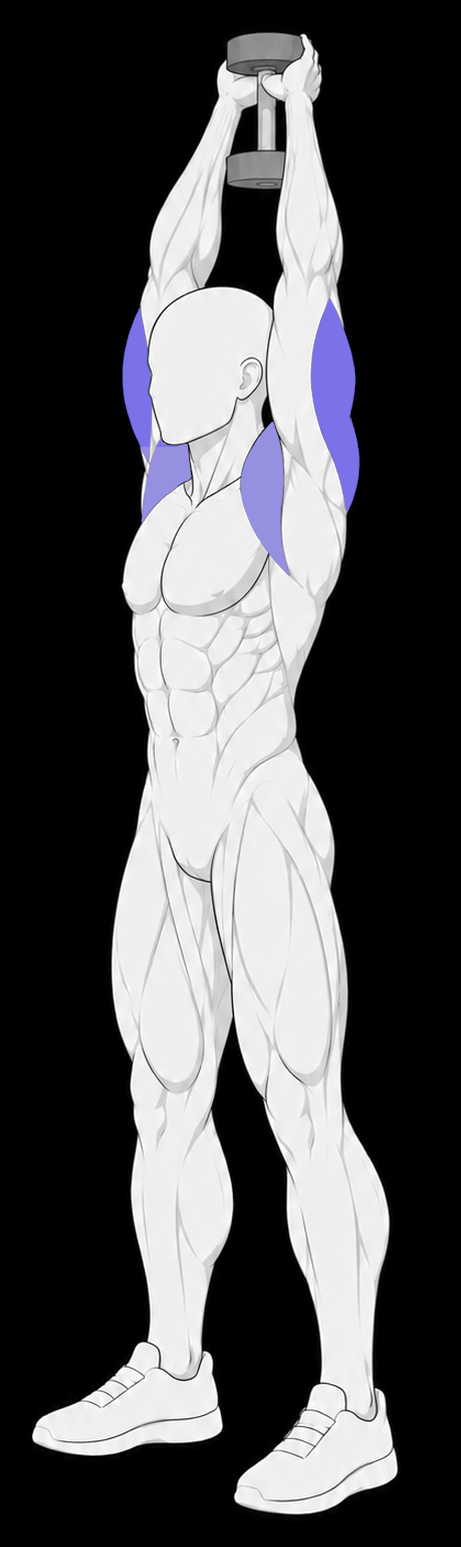
#> input picture docs/exercise-art/sources/overhead-extension/2026-10-15/draft/1-framed.png, 461 x 1547 px, given in place of top-candidate-colours.png, which was not available
$ python prepare_review.py
#> lines starting #> are read from the running program, lines starting #| are printed output that depends on the picture; pictures that were not available may be replaced by others from this repository, and a replacement may not be noted
"""Stage a retained two-endpoint candidate; does not register or accept it."""
from pathlib import Path
import hashlib
import json
import shutil
import numpy as np
from PIL import Image

HERE=Path(__file__).resolve().parent
draft=HERE/'draft'
(draft/'frames').mkdir(parents=True,exist_ok=True)
inputs={1:HERE/'top-candidate-colours.png',4:HERE.parent/'4-standing-master-v1.png'}
images={key:Image.open(path).convert('RGB') for key,path in inputs.items()}
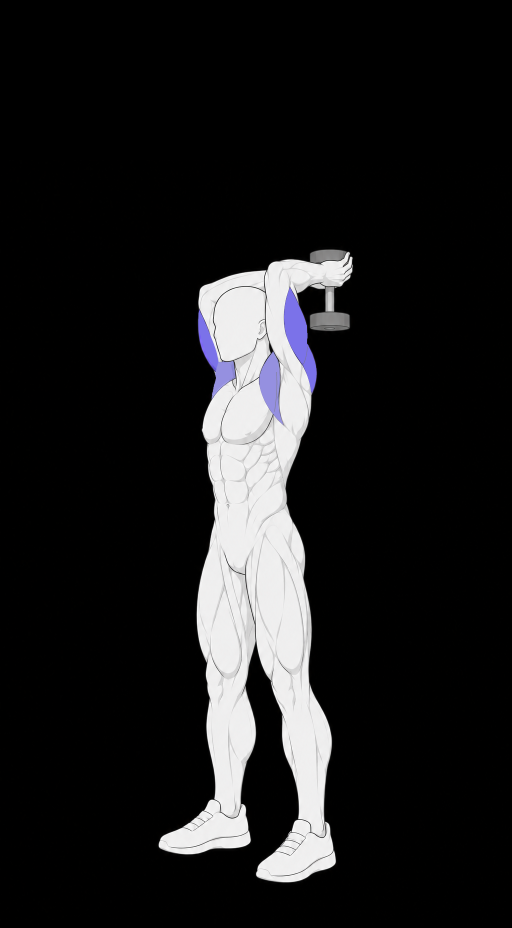
#> input picture docs/exercise-art/sources/overhead-extension/2026-10-15/originals/4-standing-master-v1.png, 1024 x 1856 px, found by its file name (shown at 1/2 size)
#> images = 2 items
bounds=[]
for image in images.values():
    yy,xx=np.where(np.asarray(image).max(axis=2)>14)
    bounds.append([int(xx.min()),int(yy.min()),int(xx.max())+1,int(yy.max())+1])
#> this loop made 2 passes
#> after the loop, bounds = [[32, 32, 398, 1515], [316, 498, 706, 1766]]
crop=[max(0,min(b[0] for b in bounds)-32),max(0,min(b[1] for b in bounds)-32),
      min(1024,max(b[2] for b in bounds)+32),min(1856,max(b[3] for b in bounds)+32)]
#> crop = [0, 0, 738, 1798]
for pose,image in images.items():
    framed=image.crop(crop)
    framed.save(draft/f'{pose}-framed.png')
#> this loop made 2 passes
#> pose on passes 1 to 2: 1, 4
#> pass 1, `framed=image.crop(crop)`:
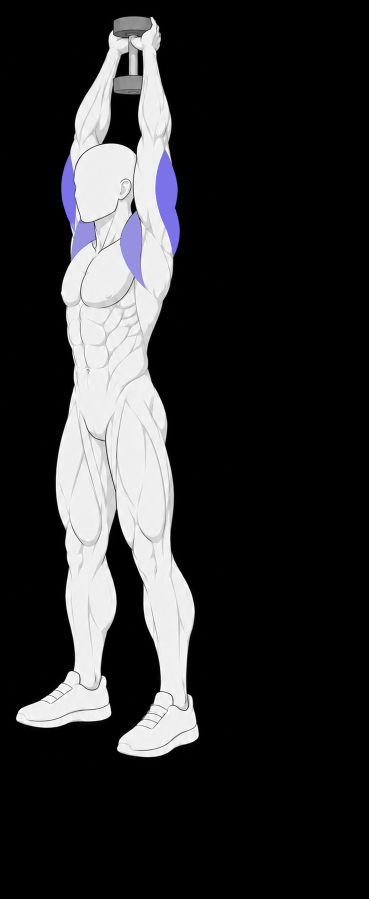
#> framed: PIL image 738x1798 RGB (shown at 1/2 size); mean R, G, B 44, 43.7, 44.9
#> pass 2, `framed=image.crop(crop)`:
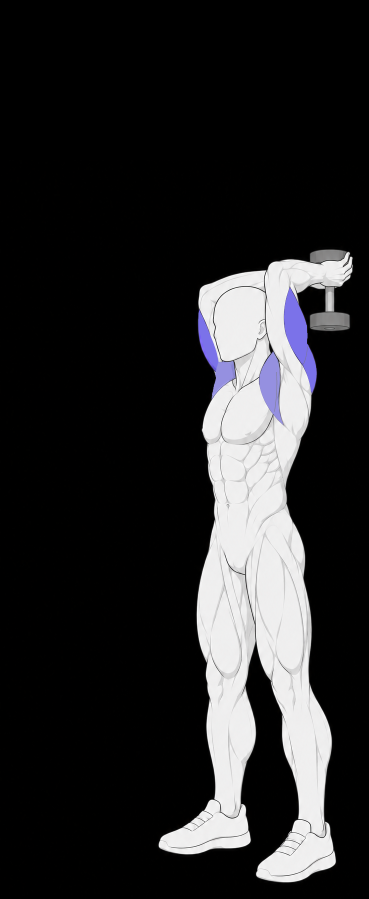
#> framed: PIL image 738x1798 RGB (shown at 1/2 size); mean R, G, B 39.9, 39.7, 40.8
order=[1,1,4,4,1,1]
frame_hashes={}
for index,pose in enumerate(order,1):
    image=images[pose].crop(crop)
    path=draft/'frames'/f'{index}.webp'
    image.save(path,lossless=True,quality=100,method=6)
    assert np.array_equal(np.asarray(image),np.asarray(Image.open(path).convert('RGB')))
    frame_hashes[path.relative_to(HERE).as_posix()]=hashlib.sha256(path.read_bytes()).hexdigest()
plan={'exerciseId':'overhead-extension','name':'Overhead Tricep Extension',
      'sourceScope':'Candidate: two intact retained poses, one integer whole-frame translation and colour-only finishing. No new image requests, anatomical warping, resizing, or grafts. Not accepted or registered.',
      'primary':['Triceps'],'secondary':['Front Delts'],'physicalPoses':2,'sourcePoseOrder':order,
      'commonCrop':crop,'dimensions':list(images[1].crop(crop).size),
      'setup':['Stand or sit, hold one dumbbell with both hands straight overhead.',
               'Keep elbows close to your ears and pointed at the ceiling.'],
      'beats':[
          {'t':0,'label':'Top','cue':'Hold the dumbbell overhead with both hands.'},
          {'t':0,'label':'Brace','cue':'Keep your core braced and elbows up.'},
          {'t':1,'label':'Lower','cue':'Bend elbows; lower the dumbbell behind head.'},
          {'t':1,'label':'Bottom','cue':'Keep your upper arms beside your head.'},
          {'t':0,'label':'Extend','cue':'Straighten your elbows and squeeze your triceps.'},
          {'t':0,'label':'Reset','cue':'Keep the dumbbell steady at full extension.'}],
      'findingsPendingReview':['Residual source head/shoe outline and position differences after global placement.',
                               'Upper arms and elbows are not pixel-fixed; native and playback form assessment required.',
                               'Two physical endpoints only; no continuous path or six unique poses.'],
      'frameHashes':frame_hashes,'releaseApproved':False,'completionCredit':False}
assert all(len(row['cue'].split())<=7 for row in plan['beats'])
(HERE/'sequence-plan.json').write_text(json.dumps(plan,indent=2)+'\n',encoding='utf8')
old=HERE.parents[1]/'face-pulls'/'ergonomic-rope-production-20261015'
for name in ['review-shared.tsx','native-review.tsx','review-vite.config.mjs','native-review.html']:
#> (the run stopped early here; a loop or call above may not have finished)
